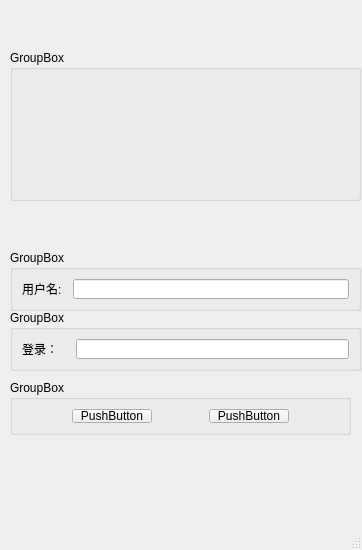
<?xml version="1.0" encoding="UTF-8"?>
<ui version="4.0">
 <class>MainWindow</class>
 <widget class="QMainWindow" name="MainWindow">
  <property name="geometry">
   <rect>
    <x>0</x>
    <y>0</y>
    <width>362</width>
    <height>550</height>
   </rect>
  </property>
  <property name="sizePolicy">
   <sizepolicy hsizetype="Maximum" vsizetype="Maximum">
    <horstretch>0</horstretch>
    <verstretch>0</verstretch>
   </sizepolicy>
  </property>
  <property name="windowTitle">
   <string>MainWindow</string>
  </property>
  <widget class="QWidget" name="centralwidget">
   <widget class="QGroupBox" name="groupBox">
    <property name="geometry">
     <rect>
      <x>10</x>
      <y>50</y>
      <width>351</width>
      <height>151</height>
     </rect>
    </property>
    <property name="title">
     <string>GroupBox</string>
    </property>
    <layout class="QHBoxLayout" name="horizontalLayout">
     <item>
      <spacer name="horizontalSpacer_2">
       <property name="orientation">
        <enum>Qt::Horizontal</enum>
       </property>
       <property name="sizeType">
        <enum>QSizePolicy::Fixed</enum>
       </property>
       <property name="sizeHint" stdset="0">
        <size>
         <width>100</width>
         <height>20</height>
        </size>
       </property>
      </spacer>
     </item>
     <item>
      <widget class="QLabel" name="labelImage">
       <property name="text">
        <string/>
       </property>
       <property name="pixmap">
        <pixmap>../9_20ui/image/2.png</pixmap>
       </property>
       <property name="scaledContents">
        <bool>true</bool>
       </property>
      </widget>
     </item>
     <item>
      <spacer name="horizontalSpacer">
       <property name="orientation">
        <enum>Qt::Horizontal</enum>
       </property>
       <property name="sizeType">
        <enum>QSizePolicy::Fixed</enum>
       </property>
       <property name="sizeHint" stdset="0">
        <size>
         <width>100</width>
         <height>20</height>
        </size>
       </property>
      </spacer>
     </item>
    </layout>
   </widget>
   <widget class="QGroupBox" name="groupBox_2">
    <property name="geometry">
     <rect>
      <x>10</x>
      <y>250</y>
      <width>351</width>
      <height>61</height>
     </rect>
    </property>
    <property name="title">
     <string>GroupBox</string>
    </property>
    <layout class="QHBoxLayout" name="horizontalLayout_2">
     <item>
      <widget class="QLabel" name="label">
       <property name="text">
        <string>用户名:</string>
       </property>
      </widget>
     </item>
     <item>
      <spacer name="horizontalSpacer_3">
       <property name="orientation">
        <enum>Qt::Horizontal</enum>
       </property>
       <property name="sizeType">
        <enum>QSizePolicy::Fixed</enum>
       </property>
       <property name="sizeHint" stdset="0">
        <size>
         <width>5</width>
         <height>20</height>
        </size>
       </property>
      </spacer>
     </item>
     <item>
      <widget class="QLineEdit" name="lineEdit"/>
     </item>
    </layout>
   </widget>
   <widget class="QGroupBox" name="groupBox_3">
    <property name="geometry">
     <rect>
      <x>10</x>
      <y>310</y>
      <width>351</width>
      <height>61</height>
     </rect>
    </property>
    <property name="title">
     <string>GroupBox</string>
    </property>
    <layout class="QHBoxLayout" name="horizontalLayout_3">
     <item>
      <widget class="QLabel" name="label_2">
       <property name="text">
        <string>登录：</string>
       </property>
      </widget>
     </item>
     <item>
      <spacer name="horizontalSpacer_4">
       <property name="orientation">
        <enum>Qt::Horizontal</enum>
       </property>
       <property name="sizeType">
        <enum>QSizePolicy::Fixed</enum>
       </property>
       <property name="sizeHint" stdset="0">
        <size>
         <width>12</width>
         <height>20</height>
        </size>
       </property>
      </spacer>
     </item>
     <item>
      <widget class="QLineEdit" name="lineEdit_2"/>
     </item>
    </layout>
   </widget>
   <widget class="QGroupBox" name="groupBox_4">
    <property name="geometry">
     <rect>
      <x>10</x>
      <y>380</y>
      <width>341</width>
      <height>55</height>
     </rect>
    </property>
    <property name="title">
     <string>GroupBox</string>
    </property>
    <layout class="QHBoxLayout" name="horizontalLayout_4">
     <item>
      <spacer name="horizontalSpacer_6">
       <property name="orientation">
        <enum>Qt::Horizontal</enum>
       </property>
       <property name="sizeHint" stdset="0">
        <size>
         <width>46</width>
         <height>20</height>
        </size>
       </property>
      </spacer>
     </item>
     <item>
      <widget class="QPushButton" name="pushButton">
       <property name="text">
        <string>PushButton</string>
       </property>
      </widget>
     </item>
     <item>
      <spacer name="horizontalSpacer_5">
       <property name="orientation">
        <enum>Qt::Horizontal</enum>
       </property>
       <property name="sizeHint" stdset="0">
        <size>
         <width>46</width>
         <height>20</height>
        </size>
       </property>
      </spacer>
     </item>
     <item>
      <widget class="QPushButton" name="pushButton_2">
       <property name="text">
        <string>PushButton</string>
       </property>
      </widget>
     </item>
     <item>
      <spacer name="horizontalSpacer_7">
       <property name="orientation">
        <enum>Qt::Horizontal</enum>
       </property>
       <property name="sizeHint" stdset="0">
        <size>
         <width>46</width>
         <height>20</height>
        </size>
       </property>
      </spacer>
     </item>
    </layout>
   </widget>
   <widget class="SmallWidget" name="widget" native="true">
    <property name="geometry">
     <rect>
      <x>10</x>
      <y>450</y>
      <width>341</width>
      <height>41</height>
     </rect>
    </property>
   </widget>
  </widget>
  <widget class="QMenuBar" name="menubar">
   <property name="geometry">
    <rect>
     <x>0</x>
     <y>0</y>
     <width>362</width>
     <height>23</height>
    </rect>
   </property>
  </widget>
  <widget class="QStatusBar" name="statusbar"/>
 </widget>
 <customwidgets>
  <customwidget>
   <class>SmallWidget</class>
   <extends>QWidget</extends>
   <header location="global">smallwidget.h</header>
   <container>1</container>
  </customwidget>
 </customwidgets>
 <resources/>
 <connections/>
</ui>
